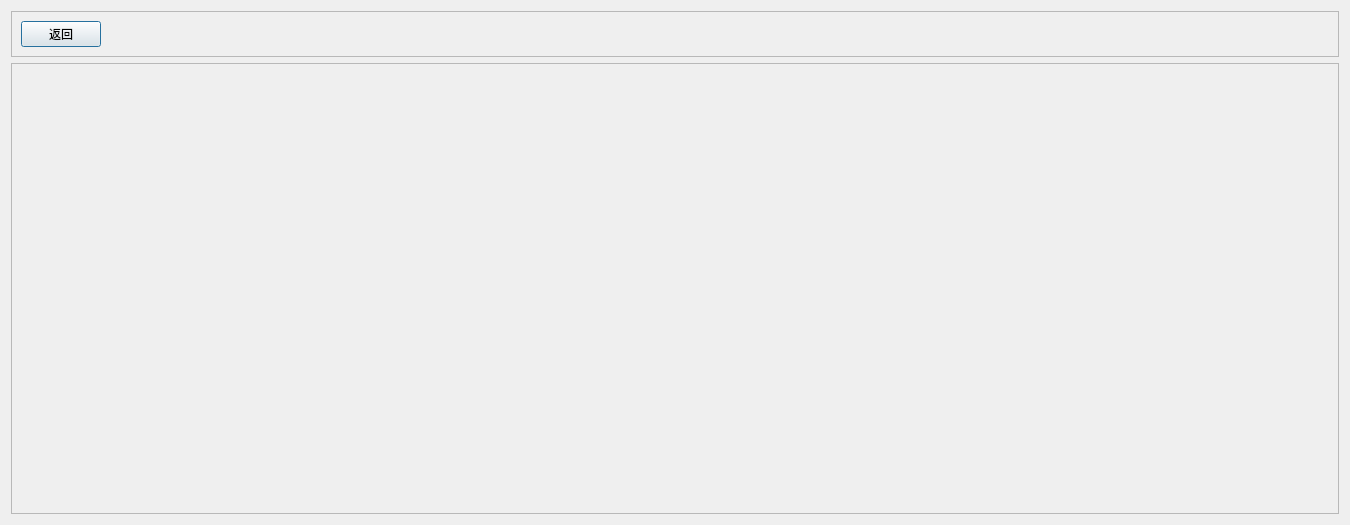
<?xml version="1.0" encoding="UTF-8"?>
<ui version="4.0">
 <class>zgnep_photoViewer_Embed</class>
 <widget class="QDialog" name="zgnep_photoViewer_Embed">
  <property name="geometry">
   <rect>
    <x>0</x>
    <y>0</y>
    <width>1350</width>
    <height>525</height>
   </rect>
  </property>
  <property name="windowTitle">
   <string>Dialog</string>
  </property>
  <layout class="QGridLayout" name="gridLayout" rowstretch="1,11">
   <item row="0" column="0">
    <widget class="QFrame" name="frame">
     <property name="frameShape">
      <enum>QFrame::StyledPanel</enum>
     </property>
     <property name="frameShadow">
      <enum>QFrame::Raised</enum>
     </property>
     <layout class="QHBoxLayout" name="horizontalLayout">
      <item>
       <widget class="QPushButton" name="pushButton">
        <property name="text">
         <string>返回</string>
        </property>
       </widget>
      </item>
      <item>
       <spacer name="horizontalSpacer">
        <property name="orientation">
         <enum>Qt::Horizontal</enum>
        </property>
        <property name="sizeHint" stdset="0">
         <size>
          <width>1223</width>
          <height>20</height>
         </size>
        </property>
       </spacer>
      </item>
     </layout>
    </widget>
   </item>
   <item row="1" column="0">
    <widget class="QFrame" name="frame_2">
     <property name="frameShape">
      <enum>QFrame::StyledPanel</enum>
     </property>
     <property name="frameShadow">
      <enum>QFrame::Raised</enum>
     </property>
    </widget>
   </item>
  </layout>
 </widget>
 <resources/>
 <connections/>
</ui>
